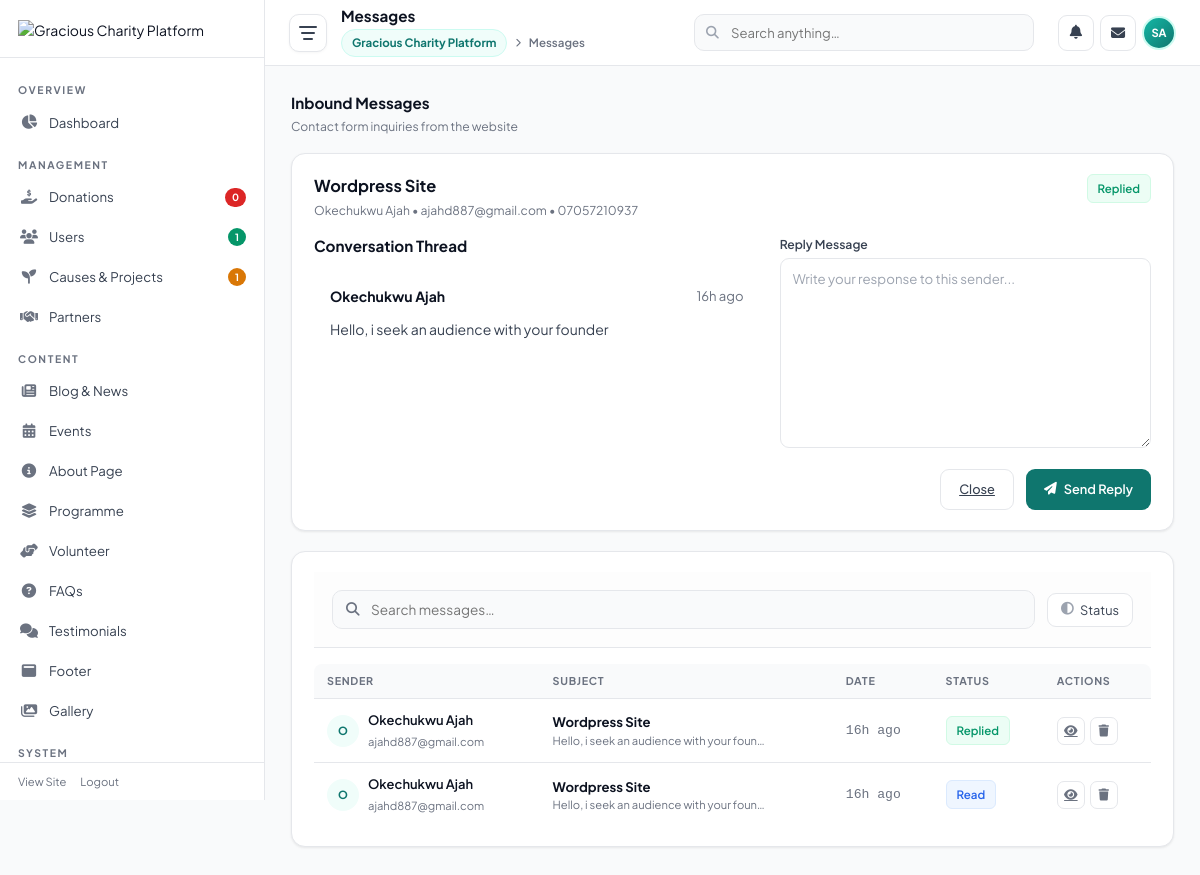
The app's page /admin/index.php?page=messages&id=2 (signed in) with its own data.
### tables this page shows
CREATE TABLE contact_messages (
    id BIGINT UNSIGNED AUTO_INCREMENT PRIMARY KEY,
    name VARCHAR(190) NOT NULL,
    email VARCHAR(190) NOT NULL,
    phone VARCHAR(60) NULL,
    subject VARCHAR(255) NULL,
    message TEXT NOT NULL,
    status ENUM('unread', 'read', 'replied', 'archived') DEFAULT 'unread',
    admin_reply TEXT NULL,
    replied_at DATETIME NULL,
    created_at TIMESTAMP DEFAULT CURRENT_TIMESTAMP
);

### admin/index.php (the view, shortened to what the rows shown need)
<?php
$dbAvail = Database::available();
$recentMessages = [];
$selectedMessage = null;
if ($dbAvail) {
    $recentMessages = Database::fetchAll("SELECT * FROM contact_messages ORDER BY created_at DESC LIMIT 5") ?: [];
}
if ($dbAvail && (string)($_GET["page"] ?? "") === "messages" && (int)($_GET["id"] ?? 0) > 0) {
    $selectedMessageId = (int)($_GET["id"] ?? 0);
    $selectedMessage = Database::fetchOne("SELECT * FROM contact_messages WHERE id = :id", ["id" => $selectedMessageId]);
}
?>
<!DOCTYPE html>
<html lang="en">
<head>
<link rel="stylesheet" href="https://cdnjs.cloudflare.com/ajax/libs/font-awesome/6.5.1/css/all.min.css"/>
</head>
<body>
<div class="app">
<div class="main" id="main">
  <div class="content" id="page-messages">
    <div class="section-hd">
      <div><h2>Inbound Messages</h2><p>Contact form inquiries from the website</p></div>
    </div>
    <?php if ($selectedMessage): ?>
    <div class="card" style="margin-bottom:20px;">
      <div class="section-hd" style="margin-bottom:16px;">
        <div>
          <h3 style="margin:0;"><?php echo Helpers::e($selectedMessage["subject"] ?: "No Subject"); ?></h3>
          <p><?php echo Helpers::e($selectedMessage["name"] ?? "Unknown"); ?> • <?php echo Helpers::e($selectedMessage["email"] ?? ""); ?><?php if (!empty($selectedMessage["phone"])): ?> • <?php echo Helpers::e($selectedMessage["phone"]); ?><?php endif; ?></p>
        </div>
        <span class="badge <?php echo ($selectedMessage["status"] ?? '') === 'replied' ? 'success' : (($selectedMessage["status"] ?? '') === 'unread' ? 'warning' : 'info'); ?>"><?php echo ucfirst(Helpers::e($selectedMessage["status"] ?? "read")); ?></span>
      </div>
      <div style="display:grid;grid-template-columns:1.2fr 1fr;gap:20px;">
        <div>
          <h4 style="font-size:0.95rem;margin-bottom:10px;">Conversation Thread</h4>
          <div style="display:flex;flex-direction:column;gap:14px;">
            <div style="padding:16px;border:1px solid var(--line);border-radius:18px;background:var(--soft-bg);line-height:1.8;color:var(--mid);">
              <div style="display:flex;justify-content:space-between;gap:12px;align-items:flex-start;margin-bottom:8px;">
                <strong style="color:var(--dark);"><?php echo Helpers::e($selectedMessage["name"] ?? "Website Visitor"); ?></strong>
                <span style="font-size:0.82rem;color:var(--muted);"><?php echo Helpers::e(Helpers::ta($selectedMessage["created_at"] ?? "")); ?></span>
              </div>
              <?php echo nl2br(Helpers::e($selectedMessage["message"] ?? "")); ?>
            </div>
          </div>
        </div>
        <div>
          <form method="post">
            <div class="form-group">
              <label>Reply Message</label>
              <textarea name="reply_body" class="form-control" rows="8" placeholder="Write your response to this sender..." required></textarea>
            </div>
            <div style="display:flex;gap:12px;justify-content:flex-end;margin-top:16px;">
              <a href="index.php?page=messages" class="btn-secondary" style="padding:10px 18px;">Close</a>
              <button type="submit" class="btn-primary" style="padding:10px 18px;"><i class="fas fa-paper-plane"></i> Send Reply</button>
            </div>
          </form>
        </div>
      </div>
    </div>
    <?php endif; ?>
    <div class="card">
      <div style="overflow-x:auto">
        <table class="data-table">
          <thead><tr><th>Sender</th><th>Subject</th><th>Date</th><th>Status</th><th>Actions</th></tr></thead>
          <tbody>
            <?php if (!empty($recentMessages)): ?>
              <?php foreach ($recentMessages as $m): ?>
              <tr>
                <td data-label="Sender">
                  <div class="cell-user">
                    <div class="cell-ava" style="background:var(--brand-bg);color:var(--brand)"><?php echo Helpers::e(substr($m['name'] ?? 'U', 0, 1)); ?></div>
                    <div><span class="cell-name"><?php echo Helpers::e($m['name'] ?? 'Unknown'); ?></span><span class="cell-sub"><?php echo Helpers::e($m['email'] ?? ''); ?></span></div>
                  </div>
                </td>
                <td data-label="Subject"><strong><?php echo Helpers::e($m['subject'] ?? 'No Subject'); ?></strong><div class="cell-sub"><?php echo Helpers::e(substr($m['message'] ?? '', 0, 40)); ?>…</div></td>
                <td data-label="Date" class="mono"><?php echo Helpers::e(Helpers::ta($m['created_at'] ?? '')); ?></td>
                <td data-label="Status"><span class="badge <?php echo ($m['status'] ?? '') === 'unread' ? 'warning' : (($m['status'] ?? '') === 'replied' ? 'success' : 'info'); ?>"><?php echo ucfirst($m['status'] ?? 'read'); ?></span></td>
                <td data-label="Actions">
                  <div class="action-btns">
                    <a class="action-btn view" title="Read Message" href="index.php?page=messages&id=<?php echo (int)$m['id']; ?>"><i class="fas fa-eye"></i></a>
                    <form method="post" style="display:inline;">
                      <button type="submit" class="action-btn del" title="Delete" onclick="return confirm('Delete this message?');"><i class="fas fa-trash"></i></button>
                    </form>
                  </div>
                </td>
              </tr>
              <?php endforeach; ?>
            <?php else: ?>
              <tr><td colspan="5"><div class="empty-state"><i class="fas fa-envelope-open"></i><p>No messages yet</p></div></td></tr>
            <?php endif; ?>
          </tbody>
        </table>
      </div>
    </div>
  </div>
</div>
</div>
</body>
</html>

### records on screen
contact_messages: subject "Wordpress Site", name "Okechukwu Ajah", email "ajahd887@gmail.com", phone "07057210937", status "Replied", created_at "16h ago", message "Hello, i seek an audience with your founder", name "O", message "Hello, i seek an audience with your foun"
contact_messages: name "O", name "Okechukwu Ajah", email "ajahd887@gmail.com", subject "Wordpress Site", message "Hello, i seek an audience with your foun", created_at "16h ago", status "Read"

### other values on screen
Helpers::e((string)$pendingReview) "0"
Helpers::e((string)$totalAdmins) "1"
Helpers::e((string)$publishedProgrammes) "1"
Helpers::e($siteName) "Gracious Charity Platform"
Helpers::e($adminInitials) "SA"
